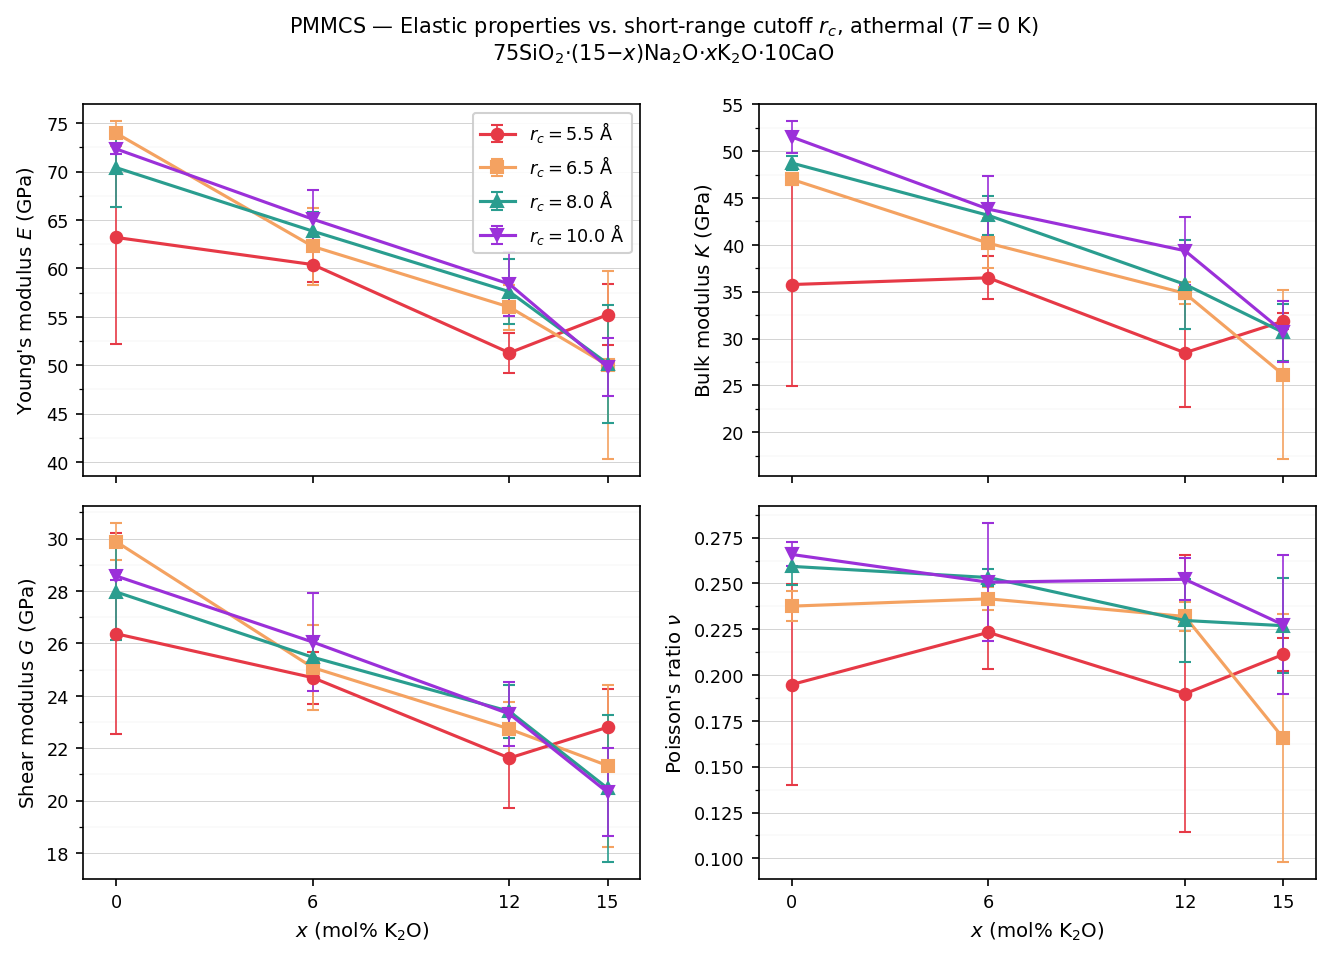

Source code (Python):
"""
fig_elastic_T0_pmmcs_allrc.py
4 elastic properties (E, K, G, nu) from athermal elastic tensor (T=0 K)
PMMCS — all short-range cutoffs rc=5.5, 6.5, 8.0, 10.0 A.
VRH averages (mean ± std over 3 replicas) from STAGE4_ELASTIC_T0.
"""

import numpy as np
import matplotlib.pyplot as plt
import matplotlib.ticker as ticker
from pathlib import Path

RESULTS_DIR = Path(__file__).parent.parent / "STAGE4_ELASTIC_T0" / "results"
OUT_DIR     = Path(__file__).parent

x_vals = [0, 6, 12, 15]

RC_CONFIG = [
    ("rc5p5",  r"$r_c=5.5$ Å",  "#e63946", "o"),
    ("rc6p5",  r"$r_c=6.5$ Å",  "#f4a261", "s"),
    ("rc8p0",  r"$r_c=8.0$ Å",  "#2a9d8f", "^"),
    ("rc10p0", r"$r_c=10.0$ Å", "#9b30d9", "v"),
]


def load_vrh(rc, x, r):
    fname = RESULTS_DIR / f"elastic_T0_Cij_PMMCS_{rc}_x{x}_r{r}.txt"
    if not fname.exists():
        return None
    lines = fname.read_text().strip().split('\n')
    header = lines[0].split()
    vals   = [float(v) for v in lines[1].split()]
    d = dict(zip(header, vals))
    return d['K'], d['G'], d['E'], d['nu']


# ── Collect data ──────────────────────────────────────────────────────────────
data = {}
for rc, label, color, marker in RC_CONFIG:
    E_m, K_m, G_m, nu_m = [], [], [], []
    E_s, K_s, G_s, nu_s = [], [], [], []
    for x in x_vals:
        Ev, Kv, Gv, nuv = [], [], [], []
        for r in [1, 2, 3]:
            res = load_vrh(rc, x, r)
            if res is None:
                continue
            k, g, e, n = res
            Kv.append(k); Gv.append(g); Ev.append(e); nuv.append(n)
        for lst, m, s in [(Ev, E_m, E_s), (Kv, K_m, K_s),
                          (Gv, G_m, G_s), (nuv, nu_m, nu_s)]:
            m.append(np.mean(lst) if lst else np.nan)
            s.append(np.std(lst, ddof=1) if len(lst) > 1 else 0.0)
    data[rc] = dict(E=(E_m, E_s), K=(K_m, K_s), G=(G_m, G_s), nu=(nu_m, nu_s))

# ── Figure ────────────────────────────────────────────────────────────────────
fig, axes = plt.subplots(2, 2, figsize=(9.0, 6.5), sharex=True)
axes = axes.flatten()

prop_keys = [
    ('E',  r"Young's modulus $E$ (GPa)"),
    ('K',  r"Bulk modulus $K$ (GPa)"),
    ('G',  r"Shear modulus $G$ (GPa)"),
    ('nu', r"Poisson's ratio $\nu$"),
]

kw = dict(lw=1.5, ms=5.5, capsize=3, capthick=1, elinewidth=0.8, zorder=4)

for ax, (prop, ylabel) in zip(axes, prop_keys):
    for rc, label, color, marker in RC_CONFIG:
        m, s = data[rc][prop]
        ax.errorbar(x_vals, m, yerr=s, color=color, marker=marker,
                    label=label, **kw)
    ax.set_ylabel(ylabel, fontsize=9.5)
    ax.set_xticks(x_vals)
    ax.set_xlim(-1, 16)
    ax.yaxis.set_minor_locator(ticker.AutoMinorLocator(2))
    ax.grid(axis='y', lw=0.4, color='#cccccc', zorder=0)
    ax.grid(axis='y', which='minor', lw=0.2, color='#e8e8e8', zorder=0)
    ax.tick_params(labelsize=8.5)

# Legend only in first panel
axes[0].legend(fontsize=8.5, frameon=True, framealpha=0.9,
               edgecolor='#cccccc', loc='upper right')

for ax in axes[2:]:
    ax.set_xlabel(r'$x$ (mol% K$_2$O)', fontsize=9.5)

fig.suptitle(r'PMMCS — Elastic properties vs. short-range cutoff $r_c$, athermal ($T=0$ K)'
             '\n' r'75SiO$_2$·(15$-x$)Na$_2$O·$x$K$_2$O·10CaO',
             fontsize=10)
fig.tight_layout()
fig.savefig(OUT_DIR / 'fig_elastic_T0_pmmcs_allrc.pdf', dpi=300, bbox_inches='tight')
fig.savefig(OUT_DIR / 'fig_elastic_T0_pmmcs_allrc.png', dpi=150, bbox_inches='tight')
print(f"Saved: {OUT_DIR / 'fig_elastic_T0_pmmcs_allrc.pdf'}")

# ── Print table ───────────────────────────────────────────────────────────────
for prop, ylabel in prop_keys:
    print(f"\n── {ylabel} ──")
    print(f"{'rc':>8}  " + "  ".join(f"x={x:>2}" for x in x_vals))
    for rc, label, color, marker in RC_CONFIG:
        m, s = data[rc][prop]
        vals = "  ".join(f"{v:>7.3f}" for v in m)
        print(f"{rc:>8}  {vals}")
